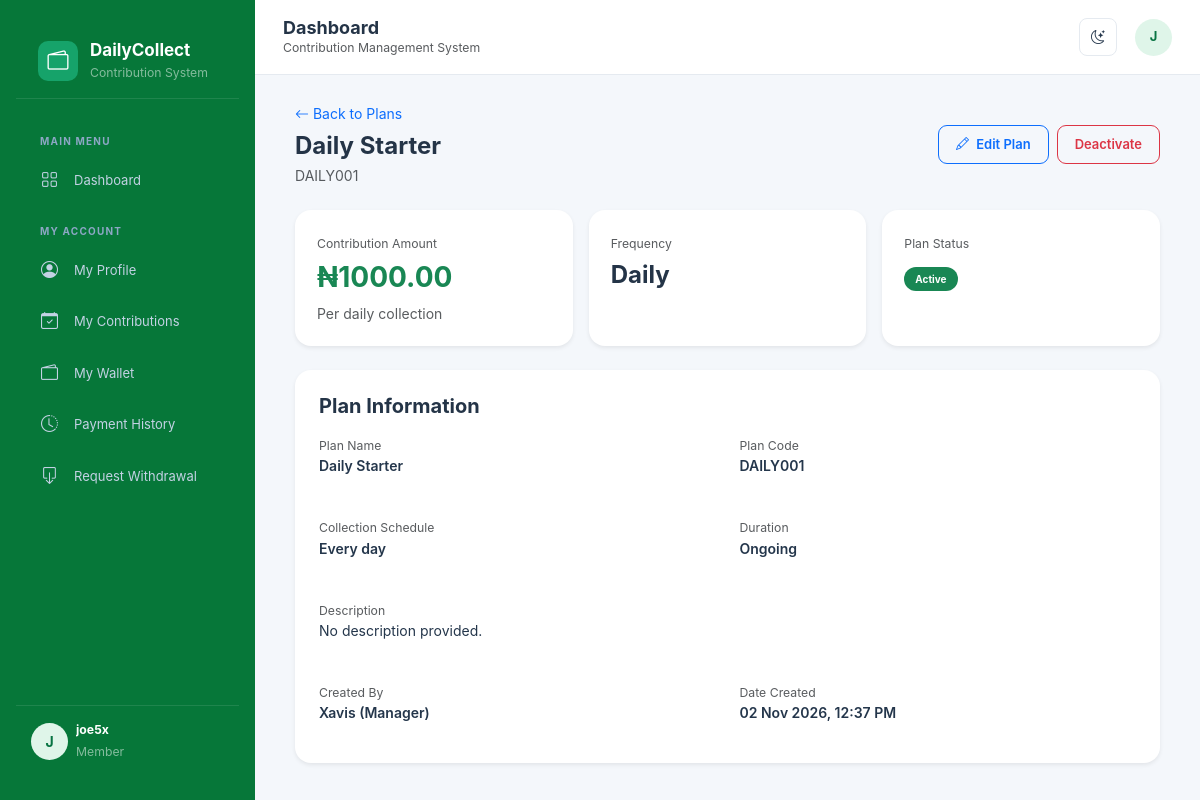
Screenshot of /contributions/1/ (signed in) with the database file from the repository.
### accounts/models.py (models this page shows, shortened)
class User(AbstractUser):
    class Role(models.TextChoices):
        ADMIN = 'ADMIN', 'Administrator'
        MANAGER = 'MANAGER', 'Manager'
        SUPERVISOR = 'SUPERVISOR', 'Supervisor'
        AGENT = 'AGENT', 'Collection Agent'
        ACCOUNTANT = 'ACCOUNTANT', 'Accountant'
        MEMBER = 'MEMBER', 'Member'
    email = models.EmailField(unique=True)
    phone = models.CharField(max_length=20, blank=True)
    role = models.CharField(
        max_length=20,
        choices=Role.choices,
        default=Role.MEMBER
    )
    is_active = models.BooleanField(default=True)
    created_at = models.DateTimeField(auto_now_add=True)
    updated_at = models.DateTimeField(auto_now=True)
    def __str__(self):
        return f"{self.username} ({self.get_role_display()})"

### contributions/models.py (models this page shows, shortened)
class ContributionPlan(models.Model):
    class Frequency(models.TextChoices):
        DAILY = 'DAILY', 'Daily'
        WEEKLY = 'WEEKLY', 'Weekly'
        MONTHLY = 'MONTHLY', 'Monthly'
    WEEKDAYS = [
        (0, 'Monday'),
        (1, 'Tuesday'),
        (2, 'Wednesday'),
        (3, 'Thursday'),
        (4, 'Friday'),
        (5, 'Saturday'),
        (6, 'Sunday'),
    ]
    name = models.CharField(max_length=150)
    code = models.CharField(max_length=20, unique=True)
    description = models.TextField(blank=True)
    frequency = models.CharField(
        max_length=10,
        choices=Frequency.choices,
        default=Frequency.DAILY
    )
    amount = models.DecimalField(
        max_digits=12,
        decimal_places=2,
        validators=[MinValueValidator(0.01)]
    )
    collection_weekday = models.IntegerField(
        choices=WEEKDAYS,
        null=True,
        blank=True
    )
    collection_day = models.PositiveSmallIntegerField(
        null=True,
        blank=True
    )
    duration_days = models.PositiveIntegerField(
        null=True,
        blank=True,
        help_text="Leave empty for an ongoing contribution plan."
    )
    is_active = models.BooleanField(default=True)
    created_by = models.ForeignKey(
        settings.AUTH_USER_MODEL,
        on_delete=models.SET_NULL,
        null=True,
        blank=True,
        related_name='created_contribution_plans'
    )
    created_at = models.DateTimeField(auto_now_add=True)
    updated_at = models.DateTimeField(auto_now=True)
    class Meta:
        ordering = ['name']
        verbose_name = 'Contribution Plan'
        verbose_name_plural = 'Contribution Plans'

### contributions/views.py (the view)
# urls.py: path('<int:pk>/', views.plan_detail, name='plan_detail'),
@login_required
@role_required(User.Role.ADMIN, User.Role.MANAGER)
def plan_detail(request, pk):
    plan = get_object_or_404(ContributionPlan, pk=pk)
    return render(
        request,
        'contributions/plan_detail.html',
        {'plan': plan}
    )

### templates/contributions/plan_detail.html (shortened to what this page needs)
{% extends 'base.html' %}
{% block content %}
<div class="container-fluid">
    <div class="d-flex justify-content-between align-items-center flex-wrap gap-3 mb-4">
        <div>
            <a href="{% url 'contributions:plan_list' %}"
               class="text-decoration-none">
                <i class="bi bi-arrow-left"></i> Back to Plans
            </a>
            <h4 class="fw-bold mt-2 mb-1">{{ plan.name }}</h4>
            <span class="text-muted">{{ plan.code }}</span>
        </div>
        <div class="d-flex gap-2">
            <a href="{% url 'contributions:plan_update' plan.pk %}"
               class="btn btn-outline-primary">
                <i class="bi bi-pencil me-1"></i> Edit Plan
            </a>
            <form method="post"
                  action="{% url 'contributions:plan_toggle_status' plan.pk %}">
                {% if plan.is_active %}
                <button type="submit" class="btn btn-outline-danger"
                        onclick="return confirm('Deactivate this plan?')">
                    Deactivate
                </button>
                {% else %}
                <button type="submit" class="btn btn-success"
                        onclick="return confirm('Activate this plan?')">
                    Activate
                </button>
                {% endif %}
            </form>
        </div>
    </div>
    <div class="row g-3">
        <div class="col-md-4">
            <div class="card border-0 shadow-sm h-100">
                <div class="card-body">
                    <small class="text-muted">Contribution Amount</small>
                    <h3 class="fw-bold text-success mt-2">
                        ₦{{ plan.amount|floatformat:2 }}
                    </h3>
                    <span class="text-muted">
                        Per {{ plan.get_frequency_display|lower }} collection
                    </span>
                </div>
            </div>
        </div>
        <div class="col-md-4">
            <div class="card border-0 shadow-sm h-100">
                <div class="card-body">
                    <small class="text-muted">Frequency</small>
                    <h4 class="fw-bold mt-2">
                        {{ plan.get_frequency_display }}
                    </h4>
                </div>
            </div>
        </div>
        <div class="col-md-4">
            <div class="card border-0 shadow-sm h-100">
                <div class="card-body">
                    <small class="text-muted">Plan Status</small>
                    <h4 class="mt-2">
                        {% if plan.is_active %}
                            <span class="badge bg-success">Active</span>
                        {% else %}
                            <span class="badge bg-secondary">Inactive</span>
                        {% endif %}
                    </h4>
                </div>
            </div>
        </div>
    </div>
    <div class="card border-0 shadow-sm mt-4">
        <div class="card-body p-4">
            <h5 class="fw-bold mb-3">Plan Information</h5>
            <div class="row g-4">
                <div class="col-md-6">
                    <small class="text-muted">Plan Name</small>
                    <p class="fw-semibold">{{ plan.name }}</p>
                </div>
                <div class="col-md-6">
                    <small class="text-muted">Plan Code</small>
                    <p class="fw-semibold">{{ plan.code }}</p>
                </div>
                <div class="col-md-6">
                    <small class="text-muted">Collection Schedule</small>
                    <p class="fw-semibold">
                        {% if plan.frequency == 'WEEKLY' %}
                            Every {{ plan.get_collection_weekday_display }}
                        {% elif plan.frequency == 'MONTHLY' %}
                            Day {{ plan.collection_day }} of each month
                        {% else %}
                            Every day
                        {% endif %}
                    </p>
                </div>
                <div class="col-md-6">
                    <small class="text-muted">Duration</small>
                    <p class="fw-semibold">
                        {% if plan.duration_days %}
                            {{ plan.duration_days }} days
                        {% else %}
                            Ongoing
                        {% endif %}
                    </p>
                </div>
                <div class="col-12">
                    <small class="text-muted">Description</small>
                    <p>{{ plan.description|default:"No description provided."|linebreaksbr }}</p>
                </div>
                <div class="col-md-6">
                    <small class="text-muted">Created By</small>
                    <p class="fw-semibold">
                        {{ plan.created_by|default:"System" }}
                    </p>
                </div>
                <div class="col-md-6">
                    <small class="text-muted">Date Created</small>
                    <p class="fw-semibold">
                        {{ plan.created_at|date:"d M Y, h:i A" }}
                    </p>
                </div>
            </div>
        </div>
    </div>
</div>
{% endblock %}

### templates/base.html (shortened to what this page needs)
{% load static %}
<!DOCTYPE html>
<html lang="en" data-bs-theme="light">
<head>
    <link href="https://cdn.jsdelivr.net/npm/bootstrap@5.3.3/dist/css/bootstrap.min.css" rel="stylesheet">
    <link href="https://cdn.jsdelivr.net/npm/bootstrap-icons@1.11.3/font/bootstrap-icons.css" rel="stylesheet">
    <link rel="stylesheet"
      href="{% static 'css/style.css' %}">
</head>
<body>
{% if request.user.is_authenticated %}
<aside class="sidebar" id="sidebar">
    <div class="brand">
        <div class="brand-icon">
            <i class="bi bi-wallet2 text-white"></i>
        </div>
        <div>
            <h5 class="brand-name">DailyCollect</h5>
            <small class="text-white-50">Contribution System</small>
        </div>
    </div>
<div class="sidebar-menu">
    <div class="menu-label">Main Menu</div>
    <a href="{% url 'dashboard' %}" class="sidebar-link">
        <i class="bi bi-grid"></i> Dashboard
    </a>
    {% if request.user.role == 'ADMIN' %}
        <div class="menu-label">Administration</div>
        <a href="{% url 'agents:agent_create' %}" class="sidebar-link">
            <i class="bi bi-person-plus"></i> Register Agent
        </a>
        <a href="{% url 'accounts:user_list' %}" class="sidebar-link">
            <i class="bi bi-people"></i> User Management
        </a>
        <a href="{% url 'agents:agent_list' %}" class="sidebar-link">
            <i class="bi bi-people"></i> Agent Management
        </a>
        <a href="{% url 'members:member_list' %}" class="sidebar-link">
            <i class="bi bi-person-vcard"></i> Members
        </a>
        <a href="#" class="sidebar-link">
            <i class="bi bi-person-badge"></i> Collection Agents
        </a>
        <div class="menu-label">Contribution Management</div>
        <a href="{% url 'contributions:plan_list' %}" class="sidebar-link">
            <i class="bi bi-calendar-check"></i> Contribution Plans
        </a>
        <a href="{% url 'contributions:enrollment_list' %}"
            class="sidebar-link">
            <i class="bi bi-person-check"></i>Member Enrolments
        </a>
        <a href="{% url 'collections:collection_list' %}" class="sidebar-link">
            <i class="bi bi-cash-stack"></i> Daily Collections
        </a>
        <a href="#" class="sidebar-link">
            <i class="bi bi-wallet"></i> Member Wallets
        </a>
        <a href="#" class="sidebar-link">
            <i class="bi bi-box-arrow-down"></i> Withdrawals
        </a>
        <a href="{% url 'wallets:wallet_list' %}" class="nav-link">
            <i class="bi bi-wallet2"></i>Wallet Management
        </a>
        <div class="menu-label">Finance & Reports</div>
        <a href="#" class="sidebar-link">
            <i class="bi bi-arrow-left-right"></i> Transactions
        </a>
        <a href="#" class="sidebar-link">
            <i class="bi bi-receipt"></i> Expenses
        </a>
        <a href="#" class="sidebar-link">
            <i class="bi bi-graph-up-arrow"></i> Reports
        </a>
        <div class="menu-label">System</div>
        <a href="{% url 'accounts:change_password' %}" class="sidebar-link">
            <i class="bi bi-shield-lock"></i> Change Password
        </a>
    {% elif request.user.role == 'MEMBER' %}
        <div class="menu-label">My Account</div>
        <a href="{% url 'accounts:profile' %}" class="sidebar-link">
            <i class="bi bi-person-circle"></i> My Profile
        </a>
        <a href="#" class="sidebar-link">
            <i class="bi bi-calendar-check"></i> My Contributions
        </a>
        <a href="#" class="sidebar-link">
            <i class="bi bi-wallet2"></i> My Wallet
        </a>
        <a href="#" class="sidebar-link">
            <i class="bi bi-clock-history"></i> Payment History
        </a>
        <a href="#" class="sidebar-link">
            <i class="bi bi-box-arrow-down"></i> Request Withdrawal
        </a>
    {% endif %}
</div>
    <div class="sidebar-footer">
        <div class="d-flex align-items-center gap-2">
            <div class="user-avatar">
                {{ request.user.username|first|upper }}
            </div>
            <div class="flex-grow-1 overflow-hidden">
                <div class="text-white small fw-bold text-truncate">
                    {{ request.user.get_full_name|default:request.user.username }}
                </div>
                <small class="text-white-50">
                    {{ request.user.get_role_display }}
                </small>
            </div>
        </div>
    </div>
</aside>
<div class="main-wrapper">
    <header class="topbar">
        <div class="d-flex align-items-center gap-3">
            <div>
                <h5 class="topbar-title">
                    {% block page_title %}Dashboard{% endblock %}
                </h5>
                <small class="text-muted d-none d-sm-block">
                    Contribution Management System
                </small>
            </div>
        </div>
        <div class="topbar-actions">
            <button class="icon-btn" id="themeToggle"
                    title="Toggle theme">
                <i class="bi bi-moon-stars" id="themeIcon"></i>
            </button>
            <div class="dropdown">
                <button class="btn p-0 border-0"
                        data-bs-toggle="dropdown">
                    <div class="user-avatar">
                        {{ request.user.username|first|upper }}
                    </div>
                </button>
            </div>
        </div>
    </header>
    <main class="page-content">
        {% block content %}
        {% endblock %}
    </main>
</div>
{% else %}
    {% block auth_content %}{% endblock %}
{% endif %}
</body>
</html>

### rows the page displays
User: user.username|first "J", user.get_full_name "joe5x", user.role "Member"
ContributionPlan: name "Daily Starter", code "DAILY001", amount "1000.00", frequency "daily", frequency "Daily", description "No description provided.", created_by "Xavis (Manager)", created_at "02 Nov 2026, 12:37 PM"
